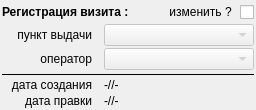
        <widget class="QFrame" name="frame_2">
         <property name="frameShape">
          <enum>QFrame::NoFrame</enum>
         </property>
         <property name="frameShadow">
          <enum>QFrame::Raised</enum>
         </property>
         <layout class="QFormLayout" name="formLayout">
          <property name="fieldGrowthPolicy">
           <enum>QFormLayout::AllNonFixedFieldsGrow</enum>
          </property>
          <property name="labelAlignment">
           <set>Qt::AlignRight|Qt::AlignTrailing|Qt::AlignVCenter</set>
          </property>
          <property name="horizontalSpacing">
           <number>2</number>
          </property>
          <property name="verticalSpacing">
           <number>2</number>
          </property>
          <property name="leftMargin">
           <number>2</number>
          </property>
          <property name="topMargin">
           <number>2</number>
          </property>
          <property name="rightMargin">
           <number>2</number>
          </property>
          <property name="bottomMargin">
           <number>2</number>
          </property>
          <item row="1" column="0">
           <widget class="QLabel" name="label_12">
            <property name="minimumSize">
             <size>
              <width>100</width>
              <height>0</height>
             </size>
            </property>
            <property name="font">
             <font>
              <weight>50</weight>
              <bold>false</bold>
             </font>
            </property>
            <property name="text">
             <string>пункт выдачи   </string>
            </property>
            <property name="alignment">
             <set>Qt::AlignRight|Qt::AlignTrailing|Qt::AlignVCenter</set>
            </property>
           </widget>
          </item>
          <item row="2" column="0">
           <widget class="QLabel" name="label_9">
            <property name="font">
             <font>
              <weight>50</weight>
              <bold>false</bold>
             </font>
            </property>
            <property name="text">
             <string>оператор   </string>
            </property>
            <property name="alignment">
             <set>Qt::AlignRight|Qt::AlignTrailing|Qt::AlignVCenter</set>
            </property>
           </widget>
          </item>
          <item row="3" column="0" colspan="2">
           <widget class="Line" name="line_6">
            <property name="minimumSize">
             <size>
              <width>0</width>
              <height>4</height>
             </size>
            </property>
            <property name="frameShadow">
             <enum>QFrame::Plain</enum>
            </property>
            <property name="lineWidth">
             <number>1</number>
            </property>
            <property name="orientation">
             <enum>Qt::Horizontal</enum>
            </property>
           </widget>
          </item>
          <item row="4" column="0">
           <widget class="QLabel" name="label_38">
            <property name="maximumSize">
             <size>
              <width>100</width>
              <height>16777215</height>
             </size>
            </property>
            <property name="font">
             <font>
              <weight>50</weight>
              <bold>false</bold>
             </font>
            </property>
            <property name="text">
             <string>дата создания   </string>
            </property>
            <property name="alignment">
             <set>Qt::AlignRight|Qt::AlignTrailing|Qt::AlignVCenter</set>
            </property>
           </widget>
          </item>
          <item row="4" column="1">
           <widget class="QLabel" name="lab_viz_dt_ins">
            <property name="minimumSize">
             <size>
              <width>150</width>
              <height>0</height>
             </size>
            </property>
            <property name="font">
             <font>
              <weight>50</weight>
              <bold>false</bold>
             </font>
            </property>
            <property name="text">
             <string>-//-</string>
            </property>
            <property name="alignment">
             <set>Qt::AlignLeading|Qt::AlignLeft|Qt::AlignVCenter</set>
            </property>
           </widget>
          </item>
          <item row="5" column="0">
           <widget class="QLabel" name="label_37">
            <property name="maximumSize">
             <size>
              <width>100</width>
              <height>16777215</height>
             </size>
            </property>
            <property name="font">
             <font>
              <weight>50</weight>
              <bold>false</bold>
             </font>
            </property>
            <property name="text">
             <string>дата правки   </string>
            </property>
            <property name="alignment">
             <set>Qt::AlignRight|Qt::AlignTrailing|Qt::AlignVCenter</set>
            </property>
           </widget>
          </item>
          <item row="5" column="1">
           <widget class="QLabel" name="lab_viz_dt_upd">
            <property name="minimumSize">
             <size>
              <width>150</width>
              <height>0</height>
             </size>
            </property>
            <property name="font">
             <font>
              <weight>50</weight>
              <bold>false</bold>
             </font>
            </property>
            <property name="text">
             <string>-//-</string>
            </property>
            <property name="alignment">
             <set>Qt::AlignLeading|Qt::AlignLeft|Qt::AlignVCenter</set>
            </property>
           </widget>
          </item>
          <item row="0" column="0" colspan="2">
           <layout class="QHBoxLayout" name="horizontalLayout_4">
            <property name="leftMargin">
             <number>0</number>
            </property>
            <property name="topMargin">
             <number>0</number>
            </property>
            <item>
             <widget class="QLabel" name="label_35">
              <property name="font">
               <font>
                <weight>75</weight>
                <bold>true</bold>
               </font>
              </property>
              <property name="text">
               <string>Регистрация визита :</string>
              </property>
             </widget>
            </item>
            <item>
             <widget class="QCheckBox" name="ch_viz_oper">
              <property name="layoutDirection">
               <enum>Qt::RightToLeft</enum>
              </property>
              <property name="text">
               <string>изменить ? </string>
              </property>
             </widget>
            </item>
           </layout>
          </item>
          <item row="1" column="1">
           <widget class="QComboBox" name="combo_viz_point">
            <property name="enabled">
             <bool>false</bool>
            </property>
            <property name="font">
             <font>
              <weight>50</weight>
              <bold>false</bold>
             </font>
            </property>
            <property name="maxVisibleItems">
             <number>40</number>
            </property>
           </widget>
          </item>
          <item row="2" column="1">
           <widget class="QComboBox" name="combo_viz_operator">
            <property name="enabled">
             <bool>false</bool>
            </property>
            <property name="font">
             <font>
              <weight>50</weight>
              <bold>false</bold>
             </font>
            </property>
            <property name="maxVisibleItems">
             <number>40</number>
            </property>
           </widget>
          </item>
         </layout>
        </widget>
